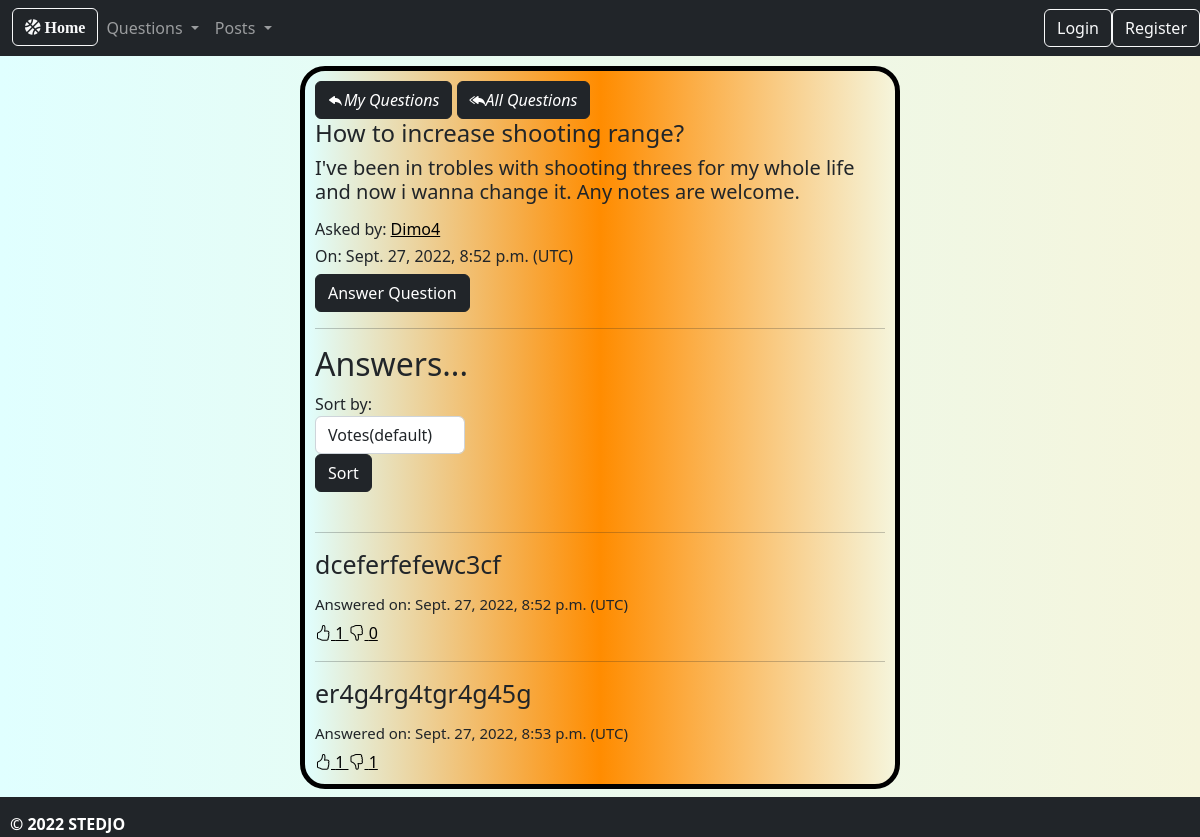
Screenshot of /questions/23/ with the database file from the repository.
### base/models.py (models this page shows, shortened)
class Question(models.Model):
    user = models.ForeignKey(User, on_delete=models.CASCADE)
    title = models.CharField(max_length=10000)
    content = RichTextField()
    date_created = models.DateTimeField(default=timezone.now)

class Comment(models.Model):
    question = models.ForeignKey(Question, related_name="comment", on_delete=models.CASCADE)
    answer = RichTextField()
    date_created = models.DateTimeField(default=timezone.now)
    def get_total_likes(self):
        return self.likes.users.count()
    def get_total_dis_likes(self):
        return self.dis_likes.users.count()
    def _get_rating(self):
        try:
            res = self.likes.users.count() - self.dis_likes.users.count()
        except Exception:
            res = 0
        return res
    rating = property(_get_rating)

class Like(models.Model):
    comment = models.OneToOneField(Comment, related_name="likes", on_delete=models.CASCADE)
    users = models.ManyToManyField(User, related_name='requirement_comment_likes')
    created_at = models.DateTimeField(auto_now_add=True)
    updated_at = models.DateTimeField(auto_now=True)

class DisLike(models.Model):
    comment = models.OneToOneField(Comment, related_name="dis_likes", on_delete=models.CASCADE)
    users = models.ManyToManyField(User, related_name='requirement_comment_dis_likes')
    created_at = models.DateTimeField(auto_now_add=True)
    updated_at = models.DateTimeField(auto_now=True)

### base/views.py (the view)
# urls.py: path('questions/<int:pk>/', views.QuestionDetailView.as_view(), name="question_details"),
class QuestionDetailView(DetailView):
    model = Question
    context_object_name = 'question'
    template_name = "base/question_details.html"
    def get_context_data(self, **kwargs):
        context = super().get_context_data(**kwargs)
        context = filter_list(self, context)
        return context

### base/views.py (called while the page is built)
def is_valid_query_param(param):
    return param != '' and param is not None

def filter_list(obj, context):
    category = obj.request.GET.get('category')
    if is_valid_query_param(category) and category != 'Votes':
        if category == 'time_desc':
            context['comments'] = context['question'].comment.all().order_by('-date_created')
        else:
            context['comments'] = context['question'].comment.all().order_by('date_created')
    else:
        context['comments'] = reversed(sorted(context['question'].comment.all(), key=lambda a: a.rating))
    return context

### base/templates/base/question_details.html (shortened to what this page needs)
{% extends 'base.html' %}
{% block main %}
    <div class="form_first">
        <a style="text-decoration: none; " class="btn btn-dark" href="{% url 'base:my_questions_list' %}"><i class="bi bi-reply-fill "><span>My Questions</span></i></a>
        <a style="text-decoration: none; " class="btn btn-dark" href="{% url 'base:questions_list' %}"><i class="bi bi-reply-all-fill "><span>All Questions</span></i></a>
        <div class="break-word">
            <h4>{{ question.title }}</h4>
            <h5>{{ question.content|safe}}</h5>
        </div>
        <h6>Asked by: <a class="black-text" href="{% url 'base:profile' question.user.id %}">{{ question.user.username }}</a></h6>
        <h6>On: {{ question.date_created }} (UTC)</h6>
        <a class="btn btn-dark" href="{% url 'base:question_comment' question.id %}" style="text-decoration: none;">Answer Question</a>
        <br><hr><h2>Answers...</h2>
        <div>
            <form action="" method="GET">
                <div>
                    <label for="category">Sort by: </label>
                    <select style="width: 150px" id="category" class="form-control" name="category">
                        <option value="Votes">Votes(default)</option>
                    </select>
                </div>
                <button type="submit" class="btn btn-dark">Sort</button>
            </form>
        </div>
        <br>
        {% if not question.comment.all %}
            <h3>No Answers yet... </h3>
        {% else %}
            {% for comment in comments%}
                <hr>
                <div class="container-1 left">
                    <div class="f-card content">
                    <h3 style="font-weight: normal; font-size: 25px;">{{comment.answer|safe}}</h3>
                    <h3 style="font-size: 15px;">Answered on: {{comment.date_created}} (UTC)</h3>
                        <div class="text-left">
                            <span class="pointer">
                            {% if request.user in comment.likes.users.all%}
                                <a class="black-text" href="{% url 'base:requirement_comment_vote' comment.id 'like' %}"><i class="bi-hand-thumbs-up-fill"></i><span>{{ comment.get_total_likes }}</span></a>
                            {% else %}
                                <a class="black-text" href="{% url 'base:requirement_comment_vote' comment.id 'like' %}"><i class="bi-hand-thumbs-up"></i>
                                    <span>{% if comment.get_total_likes  %}{{comment.get_total_likes}} {% else %} 0 {% endif %}</span></a>
                            {% endif %}
                            </span>
                            <span class="ml-3 pointer">
                            {% if request.user in comment.dis_likes.users.all %}
                                        <a class="black-text" href="{% url 'base:requirement_comment_vote' comment.id 'dis_like' %}"><i class="bi-hand-thumbs-down-fill"></i><span>{{comment.get_total_dis_likes}}</span></a>
                            {% else %}
                                    <a class="black-text" href="{% url 'base:requirement_comment_vote' comment.id 'dis_like' %}"><i class="bi-hand-thumbs-down"></i><span>{% if comment.get_total_dis_likes  %} {{comment.get_total_dis_likes}} {% else %} 0 {% endif %}</span></a>
                            {% endif %}
                            </span>
                        </div>
                    </div>
                </div>
            {% endfor %}
        {% endif %}
    </div>
    <br><br>
{% endblock %}

### static/css/styles.css (style rules this page uses)
.back-grey { background-color: beige; background-image: linear-gradient(to right, lightcyan, beige); }
.form_first { border-radius: 25px; background-color: lightseagreen; background-image: linear-gradient(to right, lightcyan, darkorange, beige); border: 5px solid black; padding: 10px; margin-top: 10px; margin-left: 300px; margin-right: 300px; }
.black-text { color: black; }
.break-word { word-break: break-word; }

### rows the page displays
Question: title "How to increase shooting range?", content "I've been in trobles with shooting threes for my whole life and now i wanna change it. Any notes are welcome.", user.username "Dimo4", date_created "Sept. 27, 2022, 8:52 p.m."
Comment: answer "dceferfefewc3cf", date_created "Sept. 27, 2022, 8:52 p.m.", get_total_likes "1"
Comment: answer "er4g4rg4tgr4g45g", date_created "Sept. 27, 2022, 8:53 p.m.", get_total_likes "1", get_total_dis_likes "1"
